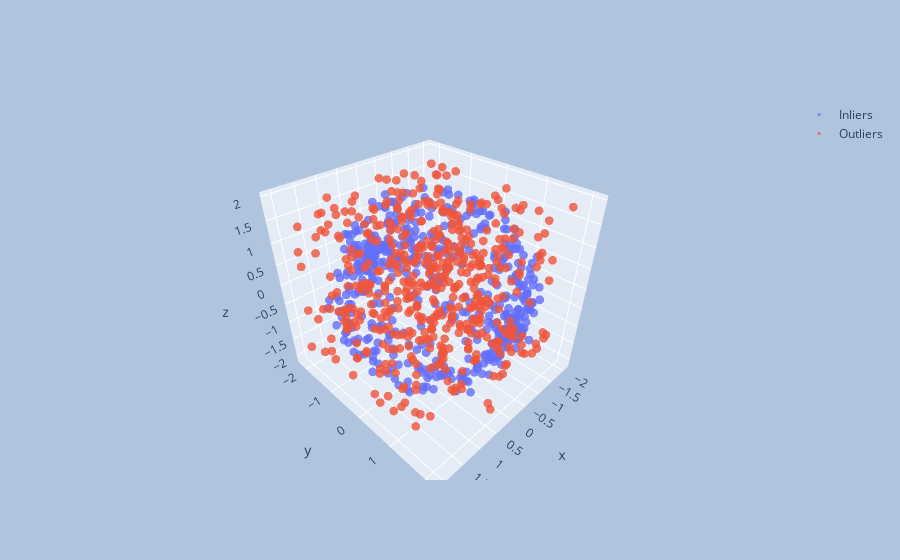

This figure's notebook cell:
### Code cell
plot3d(ds=ds, gt=gt)

### Figure 1 — Plotly figure (JSON) as saved in the notebook; plotly's stock layout.template omitted (floating-point values rounded to 4 significant figures; data arrays with more than 128 entries replaced by an {"elided": "..."} marker saying what was removed)
{"data": [{"marker": {"opacity": 0.8, "size": 3}, "mode": "markers", "name": "Inliers", "type": "scatter3d", "x": {"elided": "500 float values"}, "y": {"elided": "500 float values"}, "z": {"elided": "500 float values"}}, {"marker": {"opacity": 0.8, "size": 3}, "mode": "markers", "name": "Outliers", "type": "scatter3d", "x": {"elided": "500 float values"}, "y": {"elided": "500 float values"}, "z": {"elided": "500 float values"}}], "layout": {"autosize": false, "paper_bgcolor": "LightSteelBlue", "showlegend": true}}
